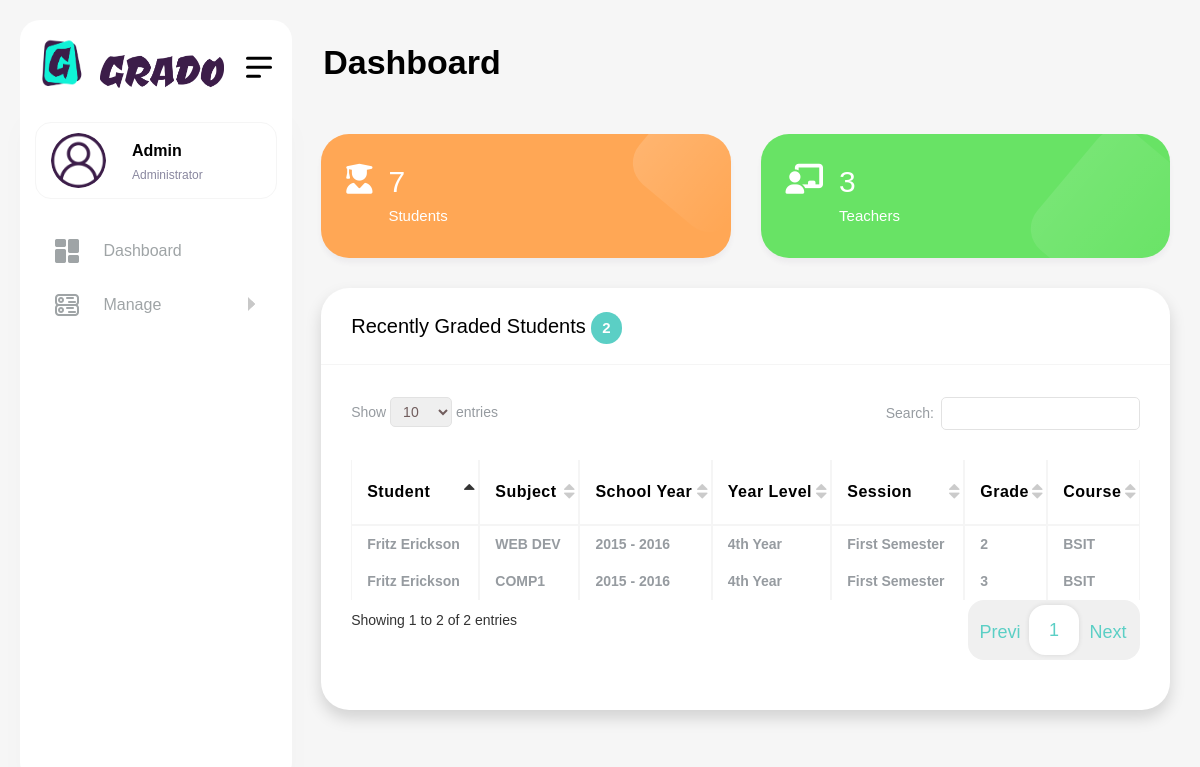
Page /admin/index.php?page=dashboard (signed in) on the committed database.
### tables this page shows
CREATE TABLE `student_subjects` (
  `id` int(11) NOT NULL,
  `student_id` int(11) NOT NULL,
  `curriculum_id` int(11) NOT NULL,
  `subject_id` int(11) NOT NULL,
  `teacher_id` int(11) NOT NULL,
  `grade` text DEFAULT NULL
);

CREATE TABLE `students` (
  `id` int(11) NOT NULL,
  `course_id` int(11) NOT NULL,
  `id_number` text NOT NULL,
  `email` text NOT NULL,
  `password` text NOT NULL,
  `first_name` text NOT NULL,
  `last_name` text NOT NULL,
  `status` text NOT NULL DEFAULT 'pending',
  `created_at` datetime NOT NULL DEFAULT current_timestamp(),
  `parents_email` text NOT NULL,
  `parents_otp` text NOT NULL,
  `verify_email` varchar(255) NOT NULL,
  `verify_parents_email` varchar(255) NOT NULL
);

CREATE TABLE `subjects` (
  `id` int(11) NOT NULL,
  `course_id` int(11) NOT NULL,
  `subject_code` text NOT NULL,
  `subject_description` text NOT NULL,
  `subject_units` text NOT NULL,
  `grade` text NOT NULL DEFAULT 'null',
  `status` text NOT NULL DEFAULT 'close',
  `created_at` datetime NOT NULL DEFAULT current_timestamp()
);

CREATE TABLE `curriculums` (
  `id` int(11) NOT NULL,
  `student_id` int(11) NOT NULL,
  `curriculum_year_level` text NOT NULL,
  `curriculum_session` text NOT NULL,
  `curriculum_school_year` text NOT NULL,
  `created_at` datetime NOT NULL DEFAULT current_timestamp()
);

CREATE TABLE `courses` (
  `id` int(11) NOT NULL,
  `course_code` text NOT NULL,
  `course_description` text NOT NULL,
  `created_at` datetime NOT NULL DEFAULT current_timestamp()
);

### autoload.php (called while the page is built, shortened)
<?php
function myAutoLoader($className){
    $classes_path = "classes/";
    $models_path = "models/";
    $extension = ".php";
    $filename = $className . $extension;
}

### classes/Database.php (called while the page is built, shortened)
<?php
class Database{
    protected static $instance = null;
    private $pdo, $query, $error = false, $results, $count = 0, $lastInsertId = null;
    private function __construct(){
        try{
            $this->pdo = new PDO('mysql:host='.Config::get('mysql/host').';dbname='.Config::get('mysql/database'), Config::get('mysql/user'), Config::get('mysql/password'), Config::get('mysql/options'));
        }catch(PDOException $e){
            die('Could not connect to database.'.$e->getMessage());
        }
    }
    public static function getInstance(){
        if(!isset(self::$instance)){
            self::$instance = new Database();
        }
        return self::$instance;
    }
    public function query($sql, $params = []){
        if($this->query = $this->pdo->prepare($sql)){
            if($this->query->execute()){
                $this->results = $this->query->fetchAll(PDO::FETCH_OBJ);
                $this->count = $this->query->rowCount();
            }else{
                $this->error = true;
            }
        }
        return $this;
    }
    public function results(){
        return $this->results;
    }
    public function first(){
        if($this->count()){
            return $this->results()[0];
        }
    }
    public function count(){
        return $this->count;
    }
}

### classes/Model.php (called while the page is built, shortened)
<?php
class Model{
    protected $db, $table, $data, $error = false, $results, $count, $lastInsertId;
    public function __construct($table){
        $this->db = Database::getInstance();
        $this->table = $table;
    }
    public function findAll($order = ''){
        $this->db->query("SELECT * FROM {$this->table} {$order}");
        return $this->db->results();
    }
}

### classes/Config.php (called while the page is built, shortened)
<?php
class Config
{
    private static $config = [
        'mysql' => [
            'host' => 'localhost',
            'user' => 'root',
            'password' => '',
            'database' => 'grade',
            'options' => [
                PDO::ATTR_ERRMODE => PDO::ERRMODE_EXCEPTION,
                PDO::ATTR_DEFAULT_FETCH_MODE => PDO::FETCH_OBJ,
                PDO::ATTR_EMULATE_PREPARES => false
            ]
        ],
        'app' => [
            'name' => 'Grado',
            'url' => 'http://localhost/grado',
            'version' => '1.0.0',
            'debug' => true
        ],
        'mail' => [
            'host' => 'smtp.gmail.com',
            'port' => 587,
            'username' => 'angelnino.ortega.pixel8@gmail.com',
            'password' => 'ztcvbpolateijnbc',
            'from' => 'angelnino.ortega.pixel8@gmail.com',
            'name' => 'Grado'
        ],
        'pages' => [
            'dashboard' => 'dashboard',
            'curriculums' => 'curriculums',
            'curriculum' => 'curriculum',
            'subjects' => 'subjects',
            'subject' => 'subject',
            'students' => 'students',
            'student' => 'student',
            'teachers' => 'teachers',
            'teacher' => 'teacher',
            'courses' => 'courses',
            'course' => 'course',
            'add-grade' => 'add-grade',
            'users' => 'users',
            'profile' => 'profile',
            'logout' => 'logout'
        ]
    ];
    public static function get($path = null)
    {
        if ($path) {
            $config = self::$config;
            $path = explode('/', $path);
            foreach ($path as $bit) {
                if (isset($config[$bit])) {
                    $config = $config[$bit];
                }
            }
            return $config;
        }
        return false;
    }
}

### models/Student.php (called while the page is built, shortened)
<?php
class Student extends Model{
    public function get_full_name($id){
        $this->db->query("SELECT * FROM students WHERE id = {$id}");
        $student = $this->db->first();
        return $student->first_name . ' ' . $student->last_name;
    }
}

### models/Subject.php (called while the page is built, shortened)
<?php
class Subject extends Model{
    public function get_subject_info($subject_id){
        $this->db->query("SELECT * FROM subjects WHERE id = {$subject_id}");
        return $this->db->first();
    }
    public function get_subject_code($subject_id){
        $this->db->query("SELECT * FROM subjects WHERE id = {$subject_id}");
        return $this->db->first()->subject_code;
    }
}

### models/Curriculum.php (called while the page is built, shortened)
<?php
class Curriculum extends Model{
    public function get_curriculum_info($curriculum_id){
        $this->db->query("SELECT * FROM curriculums WHERE id = {$curriculum_id}");
        return $this->db->first();
    }
}

### models/Course.php (called while the page is built, shortened)
<?php
class Course extends Model{
    public function get_course_info($course_id){
        $this->db->query("SELECT * FROM courses WHERE id = {$course_id}");
        return $this->db->first();
    }
}

### admin/dashboard.php (the view)
<?php
$student = new Student;
$teacher = new Teacher;
$students = $student->findAll('ORDER BY id DESC');
$teachers = $teacher->findAll('ORDER BY id DESC');
$course = new Course();
$subject = new Subject();
$curriculum = new Curriculum();
$student_subjects = new StudentSubject();
$ss = $student_subjects->findAll('ORDER BY id DESC');
?>
<div class="container-fluid">
    <div class="row invoice-card-row">
        <div class="col-sm-6">
            <a class="card bg-warning invoice-card text-decoration-none" href="?page=students">
                <div class="card-body d-flex">
                    <div class="me-3">
                        <i class="fas fa-user-graduate fs-30 text-white"></i>
                    </div>
                    <div>
                        <h2 class="text-white invoice-num">
                            <?= count($students); ?>
                        </h2>
                        <span class="text-white fs-18">
                            Students
                        </span>
                    </div>
                </div>
            </a>
        </div>
        <div class="col-sm-6">
            <a class="card bg-success invoice-card text-decoration-none" href="?page=teachers">
                <div class="card-body d-flex">
                    <div class="me-3">
                        <i class="fas fa-chalkboard-teacher fs-30 text-white"></i>
                    </div>
                    <div>
                        <h2 class="text-white invoice-num">
                            <?= count($teachers); ?>
                        </h2>
                        <span class="text-white fs-18">
                            Teachers
                        </span>
                    </div>
                </div>
            </a>
        </div>
    </div>
    <div class="card shadow">
        <div class="card-header">
            <h5 class="card-title">
                Recently Graded Students <span class="badge bg-primary"><?= count($ss); ?></span>
            </h5>
        </div>
        <div class="card-body">
            <div class="table-responsive">
                <table class="table table-hover table-bordered datatable" style="width: 100%">
                <thead>
                    <tr>
                        <th>Student</th>
                        <th>Subject</th>
                        <th>School Year</th>
                        <th>Year Level</th>
                        <th>Session</th>
                        <th>Grade</th>
                        <th>Course</th>
                    </tr>
                </thead>
                    <?php foreach($ss as $s): ?>
                        <?php $sub = $subject->get_subject_info($s->subject_id); ?>
                        <tr>
                            <td><?= $student->get_full_name($s->student_id); ?></td>
                            <td><?= $subject->get_subject_code($s->subject_id); ?></td>
                            <td><?= $curriculum->get_curriculum_info($s->curriculum_id)->curriculum_school_year; ?></td>
                            <td><?= $curriculum->get_curriculum_info($s->curriculum_id)->curriculum_year_level; ?></td>
                            <td><?= $curriculum->get_curriculum_info($s->curriculum_id)->curriculum_session; ?></td>
                            <td><?= ($s->grade == null) ? 'N/A' : $s->grade; ?></td>
                            <td><?= $course->get_course_info($sub->course_id)->course_code; ?></td>
                        </tr>
                    <?php endforeach; ?>
                </table>
            </div>
        </div>
    </div>
</div>

### rows in the picture
student_subjects: student.last_name "Fritz Erickson", subject.subject_code "WEB DEV", curriculum.curriculum_school_year "2015 - 2016", curriculum.curriculum_year_level "4th Year", curriculum.curriculum_session "First Semester", grade "2", subject.course_code "BSIT"
student_subjects: student.last_name "Fritz Erickson", subject.subject_code "COMP1", curriculum.curriculum_school_year "2015 - 2016", curriculum.curriculum_year_level "4th Year", curriculum.curriculum_session "First Semester", grade "3", subject.course_code "BSIT"

### other values in the picture
$title "Dashboard"
count($students) "7"
count($teachers) "3"
count($ss) "2"
